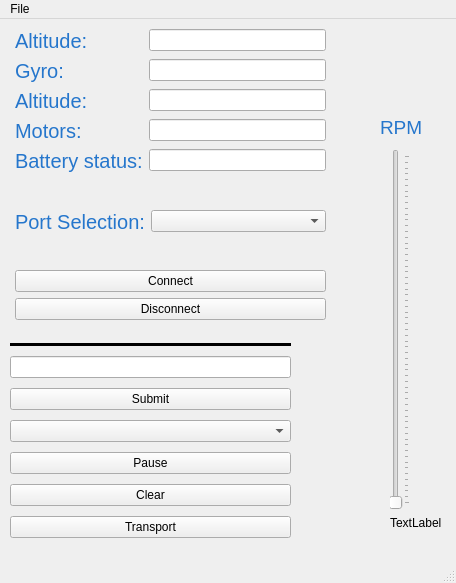
<?xml version="1.0" encoding="UTF-8"?>
<ui version="4.0">
 <class>MainWindow</class>
 <widget class="QMainWindow" name="MainWindow">
  <property name="geometry">
   <rect>
    <x>0</x>
    <y>0</y>
    <width>456</width>
    <height>583</height>
   </rect>
  </property>
  <property name="windowTitle">
   <string>MainWindow</string>
  </property>
  <property name="autoFillBackground">
   <bool>true</bool>
  </property>
  <widget class="QWidget" name="centralwidget">
   <widget class="QWidget" name="verticalLayoutWidget">
    <property name="geometry">
     <rect>
      <x>10</x>
      <y>320</y>
      <width>281</width>
      <height>203</height>
     </rect>
    </property>
    <layout class="QVBoxLayout" name="verticalLayout">
     <item>
      <widget class="Line" name="line">
       <property name="styleSheet">
        <string notr="true">radius:5px</string>
       </property>
       <property name="frameShadow">
        <enum>QFrame::Plain</enum>
       </property>
       <property name="lineWidth">
        <number>3</number>
       </property>
       <property name="midLineWidth">
        <number>3</number>
       </property>
       <property name="orientation">
        <enum>Qt::Horizontal</enum>
       </property>
      </widget>
     </item>
     <item>
      <widget class="QLineEdit" name="Command"/>
     </item>
     <item>
      <widget class="QPushButton" name="SubmitP">
       <property name="text">
        <string>Submit</string>
       </property>
      </widget>
     </item>
     <item>
      <widget class="QComboBox" name="subPlot"/>
     </item>
     <item>
      <widget class="QPushButton" name="PlotState">
       <property name="text">
        <string>Pause</string>
       </property>
      </widget>
     </item>
     <item>
      <widget class="QPushButton" name="Clear">
       <property name="text">
        <string>Clear</string>
       </property>
      </widget>
     </item>
     <item>
      <widget class="QPushButton" name="Capture">
       <property name="text">
        <string>Transport</string>
       </property>
      </widget>
     </item>
    </layout>
   </widget>
   <widget class="QLabel" name="Timetest">
    <property name="geometry">
     <rect>
      <x>-20</x>
      <y>20</y>
      <width>341</width>
      <height>27</height>
     </rect>
    </property>
    <property name="styleSheet">
     <string notr="true">font-size:15pt</string>
    </property>
    <property name="text">
     <string/>
    </property>
   </widget>
   <widget class="QWidget" name="verticalLayoutWidget_2">
    <property name="geometry">
     <rect>
      <x>15</x>
      <y>10</y>
      <width>311</width>
      <height>291</height>
     </rect>
    </property>
    <layout class="QVBoxLayout" name="verticalLayout_2">
     <item>
      <layout class="QFormLayout" name="formLayout">
       <item row="1" column="0">
        <widget class="QLabel" name="label_3">
         <property name="styleSheet">
          <string notr="true">font-size:15pt;
color: rgb(37, 118, 204);</string>
         </property>
         <property name="text">
          <string>Gyro:</string>
         </property>
        </widget>
       </item>
       <item row="1" column="1">
        <widget class="QLineEdit" name="Gyro">
         <property name="readOnly">
          <bool>true</bool>
         </property>
        </widget>
       </item>
       <item row="2" column="0">
        <widget class="QLabel" name="label_4">
         <property name="styleSheet">
          <string notr="true">font-size:15pt;
color: rgb(37, 118, 204);</string>
         </property>
         <property name="text">
          <string>Altitude:</string>
         </property>
        </widget>
       </item>
       <item row="2" column="1">
        <widget class="QLineEdit" name="Alitude">
         <property name="readOnly">
          <bool>true</bool>
         </property>
        </widget>
       </item>
       <item row="3" column="0">
        <widget class="QLabel" name="label_5">
         <property name="styleSheet">
          <string notr="true">font-size:15pt;
color: rgb(37, 118, 204);</string>
         </property>
         <property name="text">
          <string>Motors:</string>
         </property>
        </widget>
       </item>
       <item row="3" column="1">
        <widget class="QLineEdit" name="Motors">
         <property name="readOnly">
          <bool>true</bool>
         </property>
        </widget>
       </item>
       <item row="4" column="0">
        <widget class="QLabel" name="label_6">
         <property name="styleSheet">
          <string notr="true">font-size:15pt;
color: rgb(37, 118, 204);</string>
         </property>
         <property name="text">
          <string>Battery status:</string>
         </property>
        </widget>
       </item>
       <item row="4" column="1">
        <widget class="QLineEdit" name="lineEdit_6">
         <property name="readOnly">
          <bool>true</bool>
         </property>
        </widget>
       </item>
       <item row="0" column="0">
        <widget class="QLabel" name="label_10">
         <property name="styleSheet">
          <string notr="true">font-size:15pt;
color: rgb(37, 118, 204);</string>
         </property>
         <property name="text">
          <string>Altitude:</string>
         </property>
        </widget>
       </item>
       <item row="0" column="1">
        <widget class="QLineEdit" name="Command_2">
         <property name="readOnly">
          <bool>true</bool>
         </property>
        </widget>
       </item>
      </layout>
     </item>
     <item>
      <layout class="QFormLayout" name="formLayout_2">
       <property name="labelAlignment">
        <set>Qt::AlignCenter</set>
       </property>
       <property name="formAlignment">
        <set>Qt::AlignCenter</set>
       </property>
       <item row="0" column="0">
        <widget class="QLabel" name="label_9">
         <property name="styleSheet">
          <string notr="true">font-size:15pt;
color: rgb(37, 118, 204);</string>
         </property>
         <property name="text">
          <string>Port Selection:</string>
         </property>
        </widget>
       </item>
       <item row="0" column="1">
        <widget class="QComboBox" name="comboBox">
         <property name="duplicatesEnabled">
          <bool>false</bool>
         </property>
        </widget>
       </item>
      </layout>
     </item>
     <item>
      <widget class="QPushButton" name="ConnectP">
       <property name="text">
        <string>Connect</string>
       </property>
      </widget>
     </item>
     <item>
      <widget class="QPushButton" name="DisconP">
       <property name="text">
        <string>Disconnect</string>
       </property>
      </widget>
     </item>
    </layout>
   </widget>
   <widget class="QWidget" name="verticalLayoutWidget_4">
    <property name="geometry">
     <rect>
      <x>330</x>
      <y>130</y>
      <width>121</width>
      <height>381</height>
     </rect>
    </property>
    <layout class="QVBoxLayout" name="verticalLayout_4">
     <property name="leftMargin">
      <number>60</number>
     </property>
     <item>
      <widget class="QSlider" name="Throttle">
       <property name="minimum">
        <number>1100</number>
       </property>
       <property name="maximum">
        <number>1400</number>
       </property>
       <property name="singleStep">
        <number>5</number>
       </property>
       <property name="orientation">
        <enum>Qt::Vertical</enum>
       </property>
       <property name="tickPosition">
        <enum>QSlider::TicksBelow</enum>
       </property>
       <property name="tickInterval">
        <number>5</number>
       </property>
      </widget>
     </item>
     <item>
      <widget class="QLabel" name="Throt_val">
       <property name="text">
        <string>TextLabel</string>
       </property>
      </widget>
     </item>
    </layout>
   </widget>
   <widget class="QLabel" name="label">
    <property name="geometry">
     <rect>
      <x>380</x>
      <y>100</y>
      <width>61</width>
      <height>16</height>
     </rect>
    </property>
    <property name="font">
     <font>
      <pointsize>14</pointsize>
     </font>
    </property>
    <property name="styleSheet">
     <string notr="true">color: rgb(37, 118, 204);</string>
    </property>
    <property name="text">
     <string>RPM</string>
    </property>
   </widget>
  </widget>
  <widget class="QMenuBar" name="menubar">
   <property name="geometry">
    <rect>
     <x>0</x>
     <y>0</y>
     <width>456</width>
     <height>26</height>
    </rect>
   </property>
   <widget class="QMenu" name="menuFile">
    <property name="title">
     <string>File</string>
    </property>
    <addaction name="actionExit"/>
   </widget>
   <addaction name="menuFile"/>
  </widget>
  <widget class="QStatusBar" name="statusbar"/>
  <action name="actionExit">
   <property name="text">
    <string>Exit</string>
   </property>
   <property name="shortcut">
    <string>Esc</string>
   </property>
  </action>
 </widget>
 <resources/>
 <connections/>
</ui>
